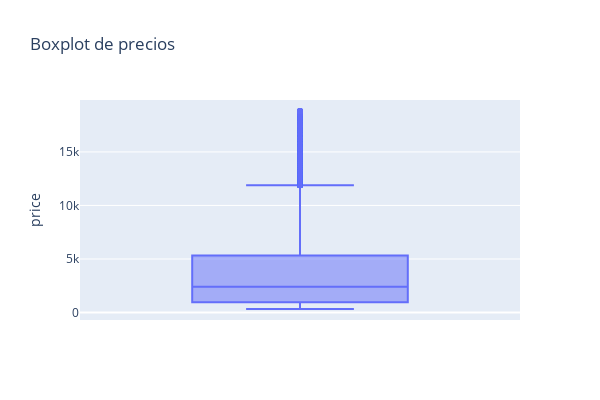

Here is the notebook cell this chart was saved with:
### Code cell
px.box(df, y='price', title='Boxplot de precios', width=600, height=400)

### Figure 1 — Plotly figure (JSON) as saved in the notebook; plotly's stock layout.template omitted (floating-point values rounded to 4 significant figures; data arrays with more than 128 entries replaced by an {"elided": "..."} marker saying what was removed)
{"data": [{"alignmentgroup": "True", "hovertemplate": "price=%{y}<extra></extra>", "legendgroup": "", "marker": {"color": "#636efa"}, "name": "", "notched": false, "offsetgroup": "", "orientation": "v", "showlegend": false, "type": "box", "x0": " ", "xaxis": "x", "y": {"elided": "53794 int values"}, "y0": " ", "yaxis": "y"}], "layout": {"boxmode": "group", "height": 400, "legend": {"tracegroupgap": 0}, "title": {"text": "Boxplot de precios"}, "width": 600, "xaxis": {"anchor": "y", "domain": [0, 1]}, "yaxis": {"anchor": "x", "domain": [0, 1], "title": {"text": "price"}}}}
